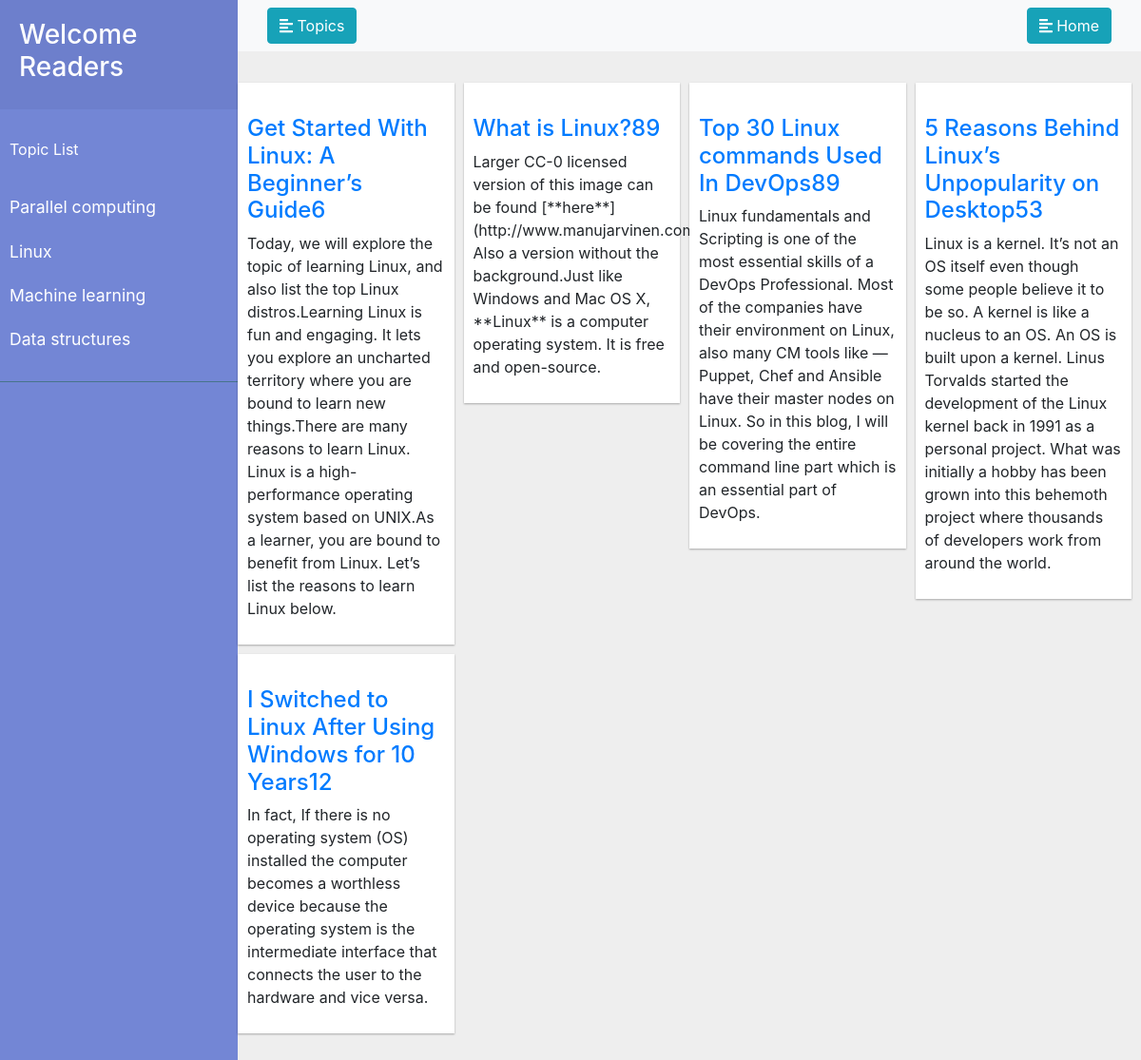
Screenshot of /first/topics/4 with the database file from the repository.
### first_app/models.py (models this page shows)
class Topic(models.Model):
    name = models.CharField(max_length=256,unique=True)
    timestamp=models.DateTimeField(auto_now_add=True)

class Bloglist(models.Model):
    name = models.CharField(max_length=256,unique=True)
    timestamp=models.DateTimeField(auto_now_add=True)
    desc = models.TextField(default="sample")
    likes= models.IntegerField()
    markdown=models.TextField()
    topic = models.ForeignKey('first_app.Topic',on_delete=models.CASCADE)
    image = models.CharField(max_length=256)

### first_app/views.py (the view)
# urls.py: path('topics/<int:id>',views.topic_view),
def topic_view(request,id):
    my_dict = {}
    my_dict['blogs'] = Bloglist.objects.filter(topic=id)
    my_dict['topic'] = Topic.objects.all().order_by('-timestamp')
    return render(request,"topic_page.html",context=my_dict)

### templates/topic_page.html (shortened to what this page needs)
{% extends 'base.html' %}
{% block content %}
{% load static %}
<div class="container">
  <div class="row">
    <div class="wdc" style="width : 500px">
    </div>
    <section id="pinBoot">
      {% for b in blogs %}
      <article class="white-panel"><img src="{{b.image}}" alt="">
        <h4><a href="/first/blog/{{b.id}}">{{b.name}}</a></h4>
        <p>{{b.desc}}</p>
      </article>
      {% endfor %}
    </section>
  </div>
</div>
{% endblock %}

### templates/base.html (shortened to what this page needs)
<!doctype html>
<html lang="en">
  <head>
    <link rel="stylesheet" href="https://stackpath.bootstrapcdn.com/bootstrap/4.1.0/css/bootstrap.min.css">
  </head>
  <body>
   <div class="wrapper">
   <nav id="sidebar">
     <div class="sidebar-header">
          <h3><a herf="/first">Welcome Readers</a></h3>
      </div>
      <ul class="list-unstyled components">
          <p>Topic List</p>
          {% for t in topic%}
          <li>
              <a href="/first/topics/{{t.id}}" class='tlist'>{{ t.name }}</a>
          </li>
          {% endfor %}
      </ul>
   </nav>
   <div id="content">
     <nav class="navbar navbar-expand-lg navbar-light bg-light">
       <div class="container-fluid">
           <button type="button" id="sidebarCollapse" class="btn btn-info">
               <i class="fas fa-align-left"></i>
               <span>Topics</span>
           </button>
           <button  type="button" id="sidebarCollapse" class="btn btn-info">
               <i class="fas fa-align-left"></i>
               <span><a href="/first" class='tlist'>Home</a></span>
           </button>
       </div>
     </nav>
     {% block content %}
        {% endblock %}
   </div>
  </div>
  </body>
</html>

### templates/base.html (style rules this page uses)
.wrapper { display: flex; width: 100%; align-items: stretch; }
#sidebar { min-width: 250px; max-width: 250px; min-height: 100vh; }
.tlist, .tlist:hover, .tlist:focus { color: inherit; text-decoration: none; transition: all 0.3s; }
#sidebar { background: #7386D5; color: #fff; transition: all 0.3s; }
#sidebar .sidebar-header { padding: 20px; background: #6d7fcc; }
#sidebar ul.components { padding: 20px 0; border-bottom: 1px solid #47748b; }
#sidebar ul p { color: #fff; padding: 10px; }
#sidebar ul li a { padding: 10px; font-size: 1.1em; display: block; }

### templates/topic_page.html (style rules this page uses)
body { background-color:#eee; }
#pinBoot { position: relative; max-width: 100%; width: 100%; }
.white-panel { position: absolute; background: white; box-shadow: 0px 1px 2px rgba(0, 0, 0, 0.3); padding: 10px; }

### rows the page displays
Topic: name "Parallel computing"
Topic: name "Linux"
Topic: name "Machine learning"
Topic: name "Data structures"
Bloglist: name "Get Started With Linux: A Beginner’s Guide6", desc "Today, we will explore the topic of learning Linux, and also list the top Linux distros.Learning Linux is fun and engaging. It lets you explore an uncharted territory where you are bound to learn new things.There are many reasons to learn Linux. Linux is a high-performance operating system based on UNIX.As a learner, you are bound to benefit from Linux. Let’s list the reasons to learn Linux below."
Bloglist: name "What is Linux?89", desc "Larger CC-0 licensed version of this image can be found [**here**](http://www.manujarvinen.com/). Also a version without the background.Just like Windows and Mac OS X, **Linux** is a computer operating system. It is free and open-source."
Bloglist: name "Top 30 Linux commands Used In DevOps89", desc "Linux fundamentals and Scripting is one of the most essential skills of a DevOps Professional. Most of the companies have their environment on Linux, also many CM tools like — Puppet, Chef and Ansible have their master nodes on Linux. So in this blog, I will be covering the entire command line part which is an essential part of DevOps."
Bloglist: name "5 Reasons Behind Linux’s Unpopularity on Desktop53", desc "Linux is a kernel. It’s not an OS itself even though some people believe it to be so. A kernel is like a nucleus to an OS. An OS is built upon a kernel. Linus Torvalds started the development of the Linux kernel back in 1991 as a personal project. What was initially a hobby has been grown into this behemoth project where thousands of developers work from around the world."
Bloglist: name "I Switched to Linux After Using Windows for 10 Years12", desc "In fact, If there is no operating system (OS) installed the computer becomes a worthless device because the operating system is the intermediate interface that connects the user to the hardware and vice versa."
